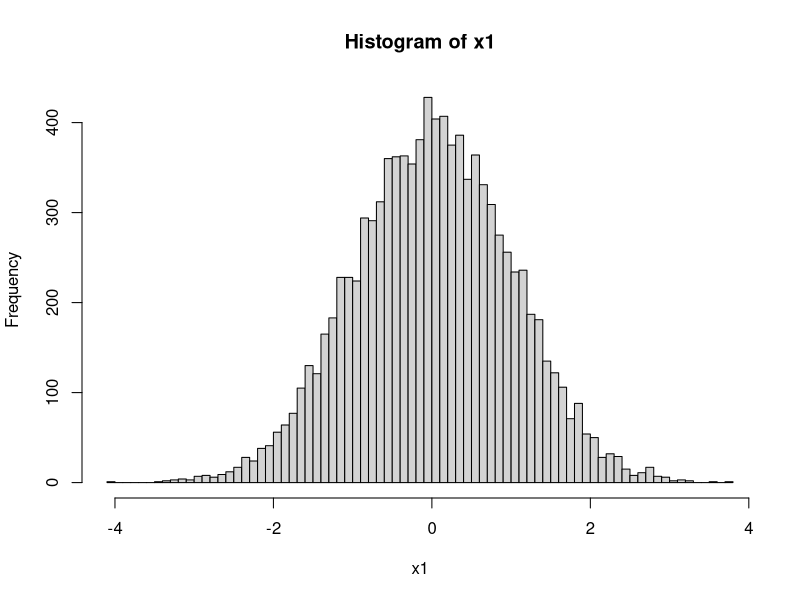
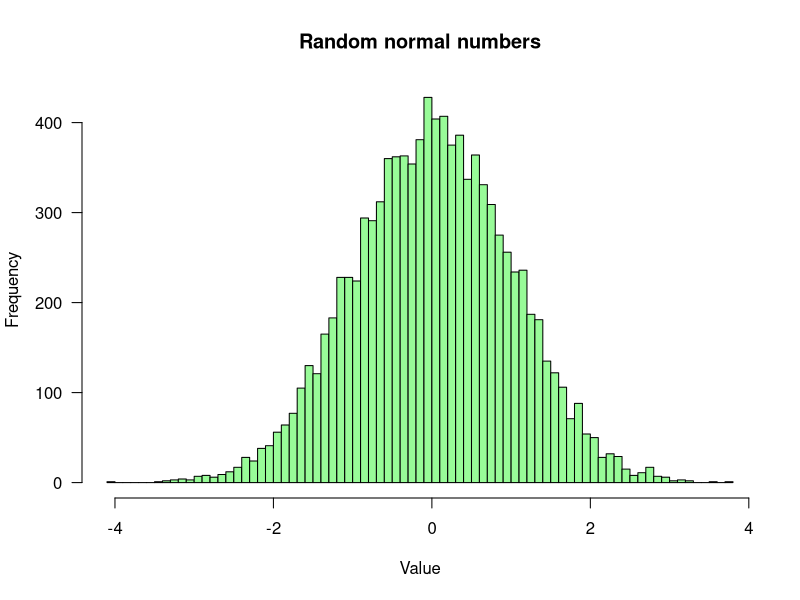
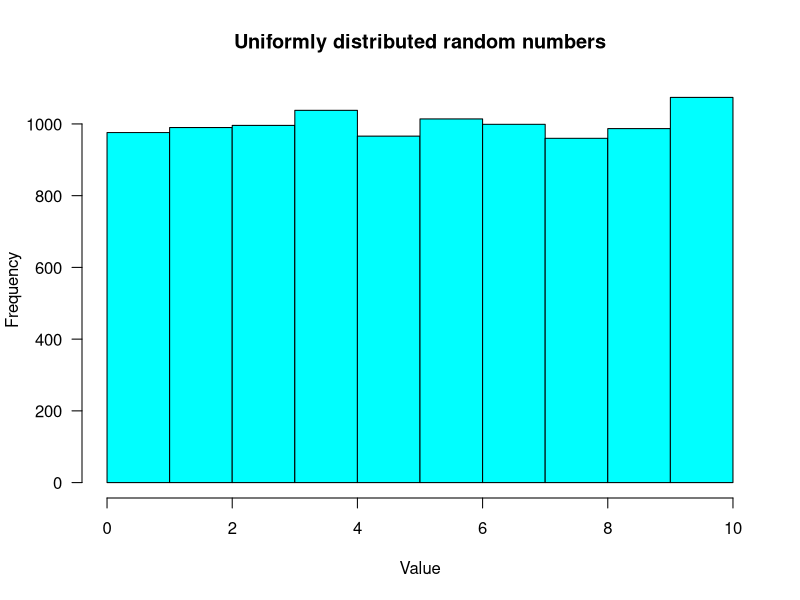

Generate these figures, in order, with R:
## ---- chunk 1
library(knitr)

options(width = 300)
knitr::opts_chunk$set(
  fig.width = 7, fig.height = 5, 
  out.width = "80%",
  fig.align = "center", 
  fig.path = "figures/data-structures_",
  size = "tiny", 
  echo = TRUE, 
  eval = TRUE, 
  warning = FALSE, 
  message = FALSE, 
  results = TRUE, 
  comment = "")
# knitr::asis_output("\\footnotesize")

# dir.main <- "~/stat1"
# dir.slides <- file.path(dir.main, "slides")
# setwd(dir.slides)


## Install knitr package if required
if (!require(knitr)) {
  message("Installing missing package: knitr")
  install.packages("knitr")
}

## ---- chunk 2
matIdentite <- matrix(ncol = 10, nrow = 10, data = 0)
diag(matIdentite) <- 1
print(matIdentite)
## ---- chunk 3
## Generatre a 10x10 matrix with random normal numbers
matAleatoire <- matrix(
  nrow = 10, 
  ncol = 10, 
  data = rnorm(n = 100, 
               mean = 0, 
               sd = sqrt(5)))

## Print the results rounded at 2 decimals
print(round(matAleatoire, digits = 2))
## ---- chunk 4
n <- 10000 ## define vector sizes
x1 <- rnorm(n = n, mean = 0, sd = 1) ## normal random
x2 <- runif(n = n, min = 0, max = 10) ## uniform random 
## ---- chunk 5
hist(x = x1, breaks = 100)
## ---- chunk 6
hist(x = x1, breaks = 100, 
     las = 1, 
     col = "palegreen",
     main = "Random normal numbers",
     xlab = "Value"
     )
## ---- chunk 7
hist(x = x2, breaks = 10, 
     las = 1, 
     col = "cyan",
     main = "Uniformly distributed random numbers",
     xlab = "Value"
     )
## ---- chunk 8
summary(x1)

## ---- chunk 9
## Prepare an empty matrix
m1 <- matrix(nrow = 10, ncol = 2)

## Assign values to the first column
m1[, 1] <- head(x = x1, n = 10)

## Assign values to the second column
m1[, 2] <- tail(x = x1, n = 10)

## Print the result rounded to 3 decimals
print(round(m1, digits = 3))
## ---- chunk 10
m2 <- matrix(nrow = 5, ncol = 2)

## Assign values
m2[, 1] <- x1[c(16, 51, 79, 31, 27)]
m2[, 2] <- x2[c(30, 70, 12, 49, 45)]

## Print the result
print(m2)
## ---- chunk 11
m3 <- rbind(m1, m2)
dim(m3)
nrow(m3)
ncol(m3)
## ---- chunk 12
data("WorldPhones")
print(WorldPhones)
class(WorldPhones)
dim(WorldPhones)
rownames(WorldPhones)
colnames(WorldPhones)
## ---- chunk 13
## Marginal sums per year
nbrTelAn <- apply(WorldPhones, 1, sum)
print(nbrTelAn)

## Marginal sums per continent
nbrTelCont <- apply(WorldPhones, 2, sum)
print(nbrTelCont)
## ---- chunk 14
names(which.max(nbrTelCont))
names(which.min(nbrTelCont))

## Another way: with head and tail
tail(sort(nbrTelCont), n = 1)
head(sort(nbrTelCont), n = 1)
## ---- chunk 15
sum(nbrTelCont > 20000)
sum(nbrTelCont > 50000)
sum(nbrTelCont > 200000)
